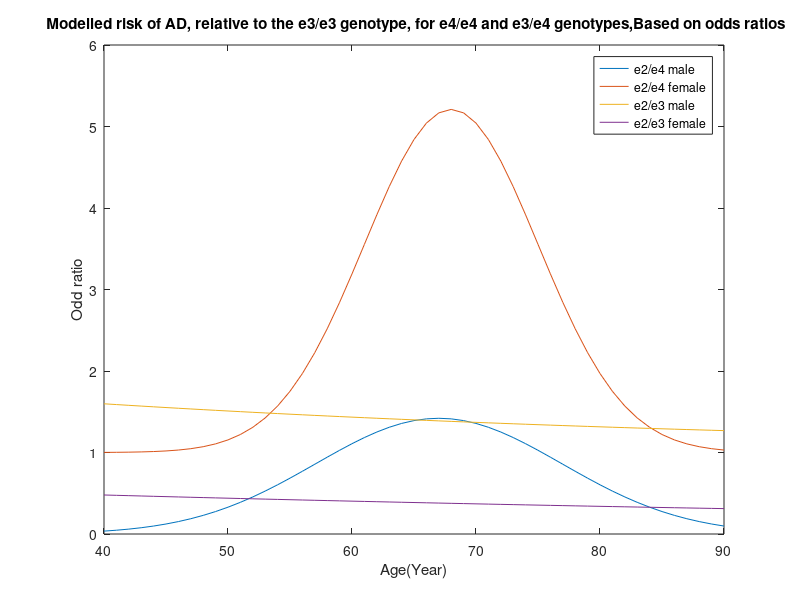

The MATLAB script that drew this image:

x = 40 : 90 ;

% e2/e4 male
E1=1.42;
F1=0.00506;
G1=0;
H1=0;
k11=67;
k12=0;
rm1=0.94;
m=0.5;

P1 = exp(-F1 .* ((x-k11).^2) - G1.*(x-k12));
fi1= E1 .* P1 + H1;



%e2/e4 female
E2=4.21;
F2=0.01020;
G2=0;
H2=1;
k21=68;
k22=0;
rm2=0.6;
m2=0.5;

P2 = exp(-F2 .* ((x-k21).^2) - G2.*(x-k22));
fi2= E2 .* P2 + H2;


%male e2/e3
E3=0.434;
F3=0;
G3=0.01600;
H3=1;
k31=0;
k32=60;
rm3=0.94;
m3=0.5;

P3 = exp(-F3 .* ((x-k31).^2) - G3.*(x-k32));
fi3 = E3 .* P3 + H3;



%female e2/e3
E4=0.675;
F4=0;
G4=0.00859 ;
H4=0;
k41=60;
k42=0;
rm4=0.6;
m4=0.5;

P4 = exp(-F4 .* ((x-k41).^2) - G4.*(x-k42));
fi4= E4 .* P4 + H4;


plot(x,fi1,x,fi2,x,fi3,x,fi4);
legend('e2/e4 male','e2/e4 female','e2/e3 male','e2/e3 female');
title(' Modelled risk of AD, relative to the e3/e3 genotype, for e4/e4 and e3/e4 genotypes,Based on odds ratios');
xlabel('Age(Year)');
ylabel('Odd ratio');
